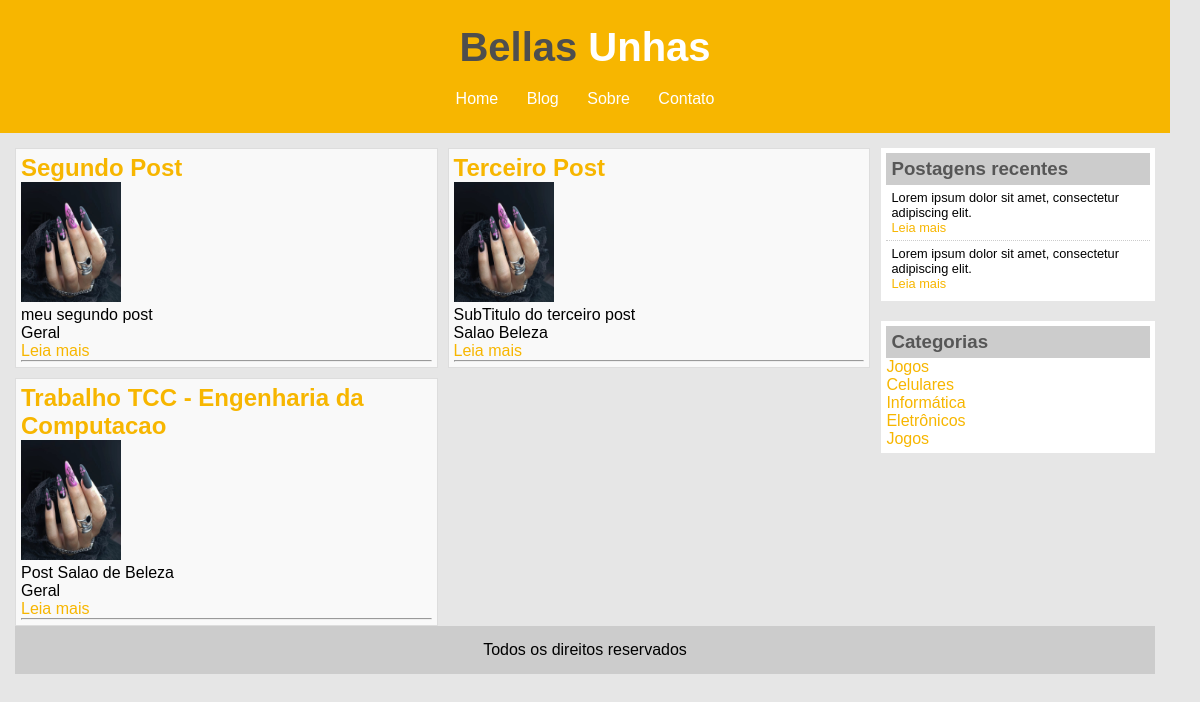
The page /blog/ on the database as committed earlier.
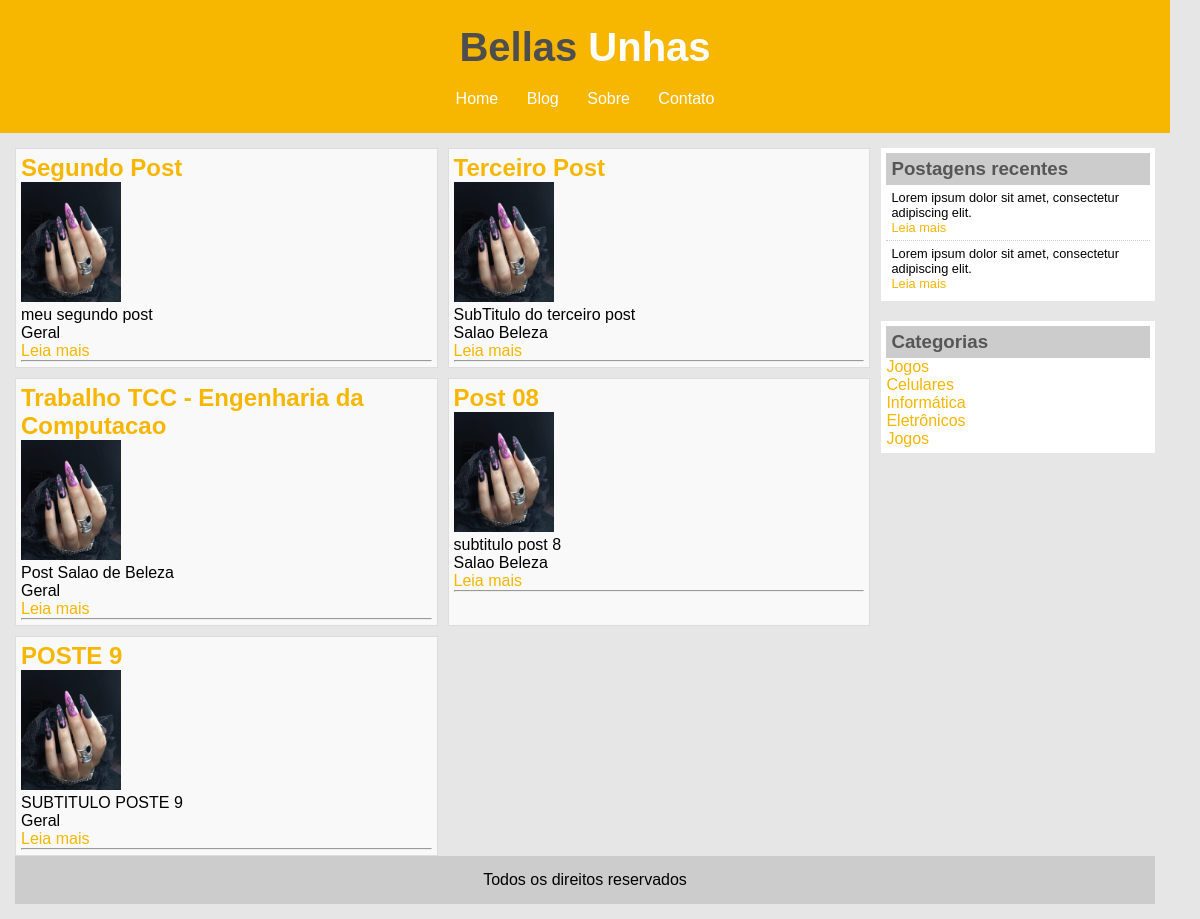
The same page on the database as committed later.
### website/models.py (models this page shows, shortened)
class Post(models.Model):
    title = models.CharField(max_length=100)
    sub_title= models.CharField(max_length=200)
    content = models.TextField()
    categories = models.CharField(
        max_length=2,
        choices=Categories.choices,
        default=Categories.GR,
    )
    deleted = models.BooleanField(default=False)
    imagem = models.ImageField(upload_to='posts', null=True, blank=True)
    def full_name(self):
        return self.title + self.sub_title
    full_name.admin_order_field = 'title'

### website/views.py (the view)
# urls.py: path('', hello_blog, name='home_blog'),
def hello_blog(request):
      list = [
            'Django', 'Python', 'Git', 'Html',
            'Banco de Dados', 'Linux', 'Nginx', 'Uwsgi',
            'Systemclt'
      ]
      list_posts = Post.objects.filter(deleted=False)
      data ={'name': 'Curso de Django 3', 'lista_tecnologias':list,
             'posts': list_posts
             }
      return render(request, 'index.html', data)

### website/templates/index.html (shortened to what this page needs)
{% load static %}
<!DOCTYPE html>
<html>
<head>
	<link rel="stylesheet" type="text/css" href="{% static 'assets/css/estilo.css' %}">
</head>
<body>
	<div id="area-cabecalho">
		<div id="area-logo">
			<h1>Bellas <span class="branco"> Unhas</span></h1>
		</div>
		<div id="area-menu">
			<a href="/blog">Home</a>
			<a href="">Blog</a>
			<a href="{% url 'sobre' %}">Sobre</a>
			<a href="{% url 'contato' %}">Contato</a>
		</div>
	</div>
	<div id="area-principal">
		<div id="area-postagens">
			<div class="postagens-grid">
				{% for post in posts %}
					<div class="postagem">
						<h2>{{ post.title }}</h2>
						{% if post.imagem %}
							<img src="{{ post.imagem.url }}"
							alt="Imagem do post" width="100px"
							height="120px">
						{% else %}
							<img width="100px" height="120px"
							src="{% static 'images/imagem8.jpeg' %}">
						{% endif %}
						<p>
							{{ post.sub_title }}
							<br>
							{{ post.get_categories_display }}
						</p>
						<a href="{% url 'post_detail' post.id %}" class="button">Leia mais</a>
						<br>
						<hr>
					</div>
				{% endfor %}
			</div>
		</div>
		<div id="area-lateral">
			<div class="conteudo-lateral">
				<h3>Postagens recentes</h3>
				<div class="postagem-lateral">
					<p>Lorem ipsum dolor sit amet, consectetur adipiscing elit.</p>
					<a href="">Leia mais</a>
				</div>
				<div class="postagem-lateral" style="border-bottom: none;">
					<p>Lorem ipsum dolor sit amet, consectetur adipiscing elit.</p>
					<a href="">Leia mais</a>
				</div>
			</div>
			<div class="conteudo-lateral">
				<h3>Categorias</h3>
				<a href="">Jogos</a><br>
				<a href="">Celulares</a><br>
				<a href="">Informática</a><br>
				<a href="">Eletrônicos</a><br>
				<a href="">Jogos</a><br>
			</div>
		</div>
		<div id="rodape">
			Todos os direitos reservados
		</div>
	</div>
</body>
</html>

### website/static/assets/css/estilo.css (style rules this page uses)
* { margin: 0; padding: 0; }
body { font-size: 1em; font-family: "Trebuchet MS", Helvetica, sans-serif; background: #e6e6e6; }
#area-cabecalho { width: 95%; background-color: #f7b600; padding: 15px; text-align: center; }
#area-logo, #area-menu { padding: 10px; }
#area-principal { width: 95%; margin: 0 auto; padding: 15px; float: left; }
#area-postagens { width: 75%; float: left; }
#area-lateral { width: 24%; float: right; }
.postagem { border: 1px solid #ddd; padding: 05px; background-color: #f9f9f9; }
.postagens-grid { display: grid; grid-template-columns: repeat(2, 1fr); gap: 10px; }
.conteudo-lateral { background: white; padding: 05px; margin-bottom: 20px; }
.postagem-lateral { font-size: 0.8em; padding: 5px; border-bottom: 1px dotted #CCC; }
#rodape { clear: both; text-align: center; padding: 15px; background: #CCC; }
a { text-decoration: none; }
a:link, a:visited { color: #f7b600; }
#area-cabecalho a:link, #area-cabecalho a:visited { color: #FFF; padding: 8px 12px; }
h1 { color: #4e4e4e; font-size: 2.5em; }
h2 { color: #f7b600; }
h3 { color: #565656; background: #CCC; padding: 5px; }
.branco { color: white; }

Rows that differ between the two databases and show on the page:
added Post: title "Post 08", sub_title "subtitulo post 8", categories "Salao Beleza"
added Post: title "POSTE 9", sub_title "SUBTITULO POSTE 9", categories "Geral"
